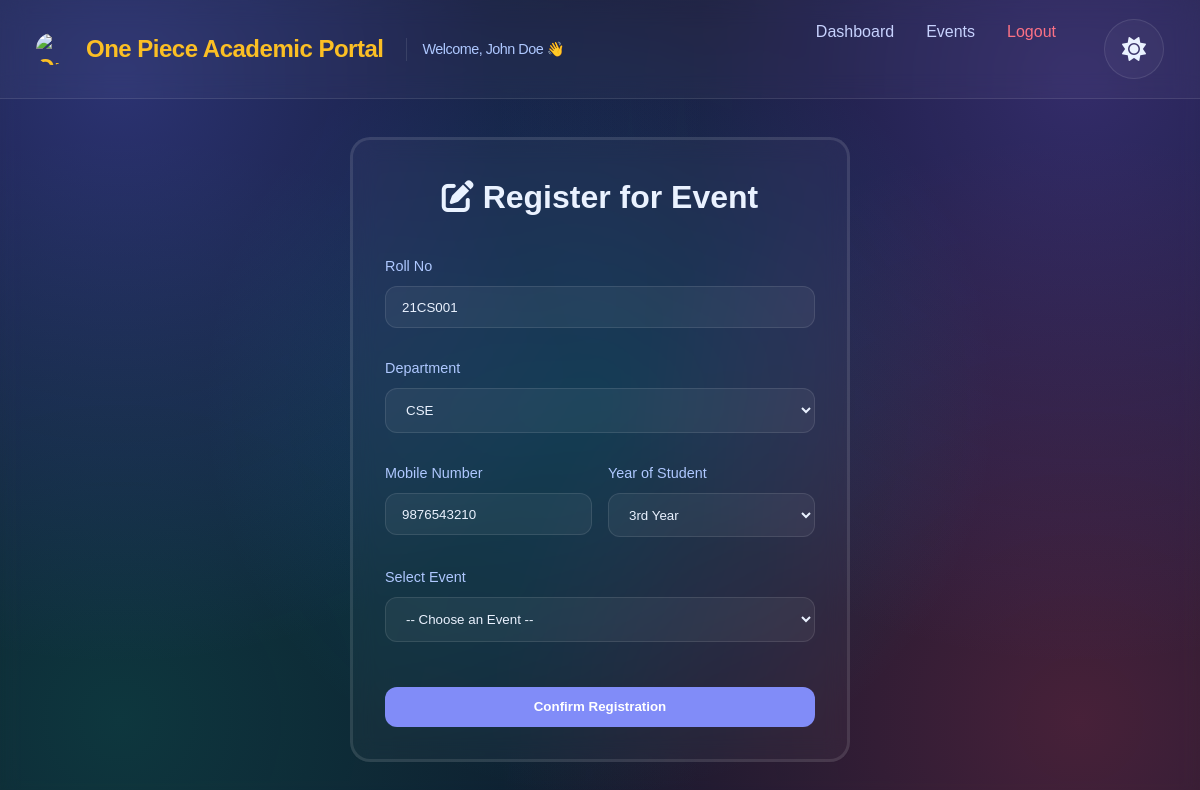
/register.php (signed in), run on the app's committed database.
### tables this page shows
CREATE TABLE IF NOT EXISTS `students` (
  `id` int(11) NOT NULL AUTO_INCREMENT,
  `name` varchar(191) NOT NULL,
  `rollno` varchar(50) NOT NULL,
  `email` varchar(191) NOT NULL,
  `mobile` varchar(20) NOT NULL,
  `year` varchar(10) NOT NULL,
  `department` varchar(100) NOT NULL,
  `password` varchar(255) NOT NULL,
  PRIMARY KEY (`id`),
  UNIQUE KEY `email` (`email`),
  UNIQUE KEY `rollno` (`rollno`)
);

### register.php (the view, shortened to what this page needs)
<?php
include 'connect.php';
$sess_email = $_SESSION['student_email'];
$student_info_query = mysqli_query($conn, "SELECT * FROM students WHERE email='$sess_email'");
$student_info = mysqli_fetch_assoc($student_info_query);
?>
<!DOCTYPE html>
<html>
<head>
    <link rel="stylesheet" href="style.css?v=<?php echo time(); ?>">
    <link rel="stylesheet" href="https://cdnjs.cloudflare.com/ajax/libs/font-awesome/6.0.0/css/all.min.css">
</head>
<body>
<div class="navbar">
    <div class="logo">
        <img src="img2.png" alt="One Piece Logo" class="logo-img"> One Piece Academic Portal
        <span style="font-size: 0.9rem; font-weight: 400; color: var(--text-muted); margin-left: 15px; border-left: 1px solid var(--glass-border); padding-left: 15px;">
            Welcome, <?php echo $_SESSION['student_name']; ?> 👋
        </span>
    </div>
    <div class="nav-links">
        <a href="student_dashboard.php">Dashboard</a>
        <a href="events.php">Events</a>
        <a href="student_logout.php" style="color: var(--accent);">Logout</a>
        <button id="theme-toggle" class="theme-toggle" title="Toggle Theme">
            <i class="fas fa-sun"></i>
        </button>
    </div>
</div>
<div class="auth-container">
    <div class="glass-card auth-card" style="width: 100%; max-width: 500px;">
        <h2><i class="fas fa-pen-to-square"></i> Register for Event</h2>
        <?php
$sess_email = $_SESSION['student_email'];
$count_query = mysqli_query($conn, "SELECT COUNT(*) as total FROM registrations WHERE email='$sess_email'");
$count_data = mysqli_fetch_assoc($count_query);
if ($count_data['total'] >= 3):
?>
            <div style="text-align: center; padding: 2rem 0;">
                <i class="fas fa-exclamation-triangle fa-3x" style="color: var(--accent); margin-bottom: 1rem;"></i>
                <h3 style="color: var(--text-main); margin-bottom: 1rem;">Registration Limit Crossed</h3>
                <p style="color: var(--text-muted); line-height: 1.6;">You have already registered for the maximum of 3 events allowed per student.</p>
                <a href="student_dashboard.php" class="btn" style="margin-top: 2rem;">Go to Dashboard</a>
            </div>
        <?php
else: ?>
        <form method="POST">
            <div class="form-group">
                <label>Roll No</label>
                <input type="text" name="rollno" value="<?php echo $student_info['rollno'] ?? ''; ?>" placeholder="Enter your roll number" required>
            </div>
            <div class="form-group">
                <label>Department</label>
                <select name="department" id="deptSelect" onchange="toggleOtherDept()" required>
                    <option value="CSE" <?php if(($student_info['department'] ?? '') == 'CSE') echo 'selected'; ?>>CSE</option>
                </select>
            </div>
            <div class="form-group" style="display: grid; grid-template-columns: 1fr 1fr; gap: 1rem;">
                <div>
                    <label>Mobile Number</label>
                    <input type="tel" name="mobile" value="<?php echo $student_info['mobile'] ?? ''; ?>" placeholder="Enter your mobile number" required pattern="\+91\s?[0-9]{10}" maxlength="14" style="width: 100%;">
                </div>
                <div>
                    <label>Year of Student</label>
                    <select name="year" required style="width: 100%;">
                        <option value="3" <?php if($student_info['year'] == '3') echo 'selected'; ?>>3rd Year</option>
                    </select>
                </div>
            </div>
            <div class="form-group">
                <label>Select Event</label>
                <select name="event" required>
                    <option value="">-- Choose an Event --</option>
                </select>
            </div>
            <button type="submit" name="submit" class="btn">Confirm Registration</button>
        </form>
        <?php
endif; ?>
    </div>
</div>
</body>
</html>

### style.css (style rules this page uses)
.logo-img { width: 32px; height: 32px; border-radius: 50%; object-fit: cover; margin-right: 10px; vertical-align: middle; }
:root { --bg-main: #0f172a; --bg-accent: #1e293b; --bg-card: rgba(30, 41, 59, 0.7); --glass-bg: rgba(255, 255, 255, 0.03); --glass-border: rgba(255, 255, 255, 0.1); --glass-blur: blur(12px); --primary: #818cf8; --primary-hover: #6366f1; --primary-glow: rgba(129, 140, 248, 0.4); --secondary: #38bdf8; --accent: #fb7185; --violet: #818cf8; --cat-tech: #38bdf8; --cat-workshop: #818cf8; --cat-cultural: #fb7185; --cat-sports: #34d399; --cat-gamingevent: #f59e0b; --cat-mediacreative: #d946ef; --cat-managementevent: #0ea5e9; --cat-default: #b8c1ec; --text-main: #eaf2ff; --text-muted: #afc8ff; --stat-number: #7fd1ff; --nav-text: #c7d2fe; --nav-hover: #60a5fa; --meta-bg: rgba(255, 255, 255, 0.05); --font-main: 'Outfit', sans-serif; --transition: all 0.3s cubic-bezier(0.4, 0, 0.2, 1); --shadow-premium: 0 10px 30px -10px rgba(0, 0, 0, 0.5); --gold: #fbbf24; }
* { margin: 0; padding: 0; box-sizing: border-box; }
html { scroll-behavior: smooth; }
body { background-color: var(--bg-main); color: var(--text-main); font-family: 'Outfit', sans-serif; line-height: 1.6; overflow-x: hidden; min-height: 100vh; transition: var(--transition); margin: 0; }
body::before { content: ''; position: fixed; top: 0; left: 0; width: 100%; height: 100%; background: linear-gradient(rgba(15, 23, 42, 0.85), rgba(15, 23, 42, 0.85)), url('main_campus_bg.png'); background-size: cover; background-position: center; filter: blur(8px) saturate(1.2); opacity: 1; z-index: -2; }
body::after { content: ''; position: fixed; top: 0; left: 0; width: 100%; height: 100%; background: radial-gradient(circle at 10% 10%, rgba(99, 102, 241, 0.35) 0%, transparent 45%), radial-gradient(circle at 90% 10%, rgba(139, 92, 246, 0.3) 0%, transparent 45%), radial-gradient(circle at 50% 50%, rgba(6, 182, 212, 0.2) 0%, transparent 55%), radial-gradient(circle at 90% 90%, rgba(244, 63, 94, 0.25) 0%, transparent 45%), radial-gradient(circle at 10% 90%, rgba(16, 185, 129, 0.2) 0%, transparent 45%); pointer-events: none; z-index: -1; }
.navbar { display: flex; justify-content: space-between; align-items: center; padding: 1.2rem 3%; background: var(--glass-bg); backdrop-filter: var(--glass-blur); border-bottom: 1px solid var(--glass-border); position: sticky; top: 0; z-index: 1000; }
.logo { font-size: 1.5rem; font-weight: 700; color: var(--gold); letter-spacing: -0.5px; display: flex; align-items: center; gap: 0.5rem; }
.nav-links { display: flex; gap: 2rem; }
.nav-links a { text-decoration: none; color: var(--nav-text); font-weight: 500; transition: var(--transition); position: relative; }
.nav-links a::after { content: ''; position: absolute; bottom: -4px; left: 0; width: 0; height: 2px; background: var(--primary); transition: var(--transition); }
.glass-card { background: var(--glass-bg); backdrop-filter: var(--glass-blur); border: 3px solid var(--glass-border); padding: 2rem; border-radius: 20px; transition: var(--transition); }
.auth-container { display: flex; justify-content: center; align-items: center; min-height: calc(100vh - 100px); padding: 2rem; }
.auth-card { width: 100%; max-width: 500px; animation: fadeInUp 0.8s ease-out; }
.auth-card h2 { margin-bottom: 2rem; text-align: center; font-size: 2rem; }
.form-group { margin-bottom: 1.8rem; }
.form-group label { display: block; margin-bottom: 0.5rem; color: var(--text-muted); font-size: 0.9rem; }
input, select, textarea { width: 100%; padding: 0.8rem 1rem; background: rgba(255, 255, 255, 0.05); border: 1px solid var(--glass-border); border-radius: 12px; color: var(--text-main); font-family: var(--font-main); transition: var(--transition); }
select option { background: var(--bg-accent); color: var(--text-main); }
.auth-card .btn { width: 100%; margin-top: 1rem; }
.btn { display: inline-block; padding: 0.8rem 2rem; border-radius: 12px; background: var(--primary); color: white; text-decoration: none; font-weight: 600; transition: var(--transition); border: none; cursor: pointer; }
.theme-toggle { background: var(--glass-bg); border: 1px solid var(--glass-border); color: var(--text-main); width: 60px; height: 60px; border-radius: 50%; display: flex; align-items: center; justify-content: center; cursor: pointer; transition: var(--transition); font-size: 1.5rem; margin-left: 1rem; }

### data on the page
students: rollno "21CS001", department "CSE", mobile "9876543210", year "3rd Year"

### other printed values
$_SESSION['student_name'] "John Doe"
